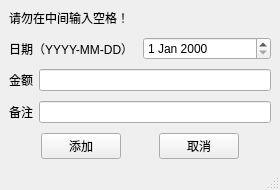
<?xml version="1.0" encoding="UTF-8"?>
<ui version="4.0">
 <class>f_add_record_Window</class>
 <widget class="QMainWindow" name="f_add_record_Window">
  <property name="geometry">
   <rect>
    <x>0</x>
    <y>0</y>
    <width>280</width>
    <height>190</height>
   </rect>
  </property>
  <property name="windowTitle">
   <string>f_add_record_Window</string>
  </property>
  <widget class="QWidget" name="centralwidget">
   <layout class="QVBoxLayout" name="verticalLayout_2">
    <item>
     <layout class="QVBoxLayout" name="verticalLayout">
      <item>
       <widget class="QLabel" name="label_4">
        <property name="text">
         <string>请勿在中间输入空格！</string>
        </property>
       </widget>
      </item>
      <item>
       <spacer name="verticalSpacer">
        <property name="orientation">
         <enum>Qt::Orientation::Vertical</enum>
        </property>
        <property name="sizeHint" stdset="0">
         <size>
          <width>20</width>
          <height>40</height>
         </size>
        </property>
       </spacer>
      </item>
      <item>
       <layout class="QHBoxLayout" name="horizontalLayout">
        <item>
         <widget class="QLabel" name="label">
          <property name="text">
           <string>日期（YYYY-MM-DD）</string>
          </property>
         </widget>
        </item>
        <item>
         <widget class="QDateEdit" name="dateEdit"/>
        </item>
       </layout>
      </item>
      <item>
       <spacer name="verticalSpacer_4">
        <property name="orientation">
         <enum>Qt::Orientation::Vertical</enum>
        </property>
        <property name="sizeHint" stdset="0">
         <size>
          <width>20</width>
          <height>40</height>
         </size>
        </property>
       </spacer>
      </item>
      <item>
       <layout class="QHBoxLayout" name="horizontalLayout_2">
        <item>
         <widget class="QLabel" name="label_2">
          <property name="text">
           <string>金额</string>
          </property>
         </widget>
        </item>
        <item>
         <widget class="QLineEdit" name="amount_lineEdit"/>
        </item>
       </layout>
      </item>
      <item>
       <spacer name="verticalSpacer_2">
        <property name="orientation">
         <enum>Qt::Orientation::Vertical</enum>
        </property>
        <property name="sizeHint" stdset="0">
         <size>
          <width>20</width>
          <height>40</height>
         </size>
        </property>
       </spacer>
      </item>
      <item>
       <layout class="QHBoxLayout" name="horizontalLayout_3">
        <item>
         <widget class="QLabel" name="label_3">
          <property name="text">
           <string>备注</string>
          </property>
         </widget>
        </item>
        <item>
         <widget class="QLineEdit" name="category_lineEdit"/>
        </item>
       </layout>
      </item>
      <item>
       <spacer name="verticalSpacer_3">
        <property name="orientation">
         <enum>Qt::Orientation::Vertical</enum>
        </property>
        <property name="sizeHint" stdset="0">
         <size>
          <width>20</width>
          <height>40</height>
         </size>
        </property>
       </spacer>
      </item>
      <item>
       <layout class="QHBoxLayout" name="horizontalLayout_4">
        <item>
         <spacer name="horizontalSpacer">
          <property name="orientation">
           <enum>Qt::Orientation::Horizontal</enum>
          </property>
          <property name="sizeHint" stdset="0">
           <size>
            <width>40</width>
            <height>20</height>
           </size>
          </property>
         </spacer>
        </item>
        <item>
         <widget class="QPushButton" name="add_Button">
          <property name="text">
           <string>添加</string>
          </property>
         </widget>
        </item>
        <item>
         <spacer name="horizontalSpacer_2">
          <property name="orientation">
           <enum>Qt::Orientation::Horizontal</enum>
          </property>
          <property name="sizeHint" stdset="0">
           <size>
            <width>40</width>
            <height>20</height>
           </size>
          </property>
         </spacer>
        </item>
        <item>
         <widget class="QPushButton" name="exit_Button">
          <property name="text">
           <string>取消</string>
          </property>
         </widget>
        </item>
        <item>
         <spacer name="horizontalSpacer_3">
          <property name="orientation">
           <enum>Qt::Orientation::Horizontal</enum>
          </property>
          <property name="sizeHint" stdset="0">
           <size>
            <width>40</width>
            <height>20</height>
           </size>
          </property>
         </spacer>
        </item>
       </layout>
      </item>
     </layout>
    </item>
   </layout>
  </widget>
  <widget class="QMenuBar" name="menubar">
   <property name="geometry">
    <rect>
     <x>0</x>
     <y>0</y>
     <width>280</width>
     <height>17</height>
    </rect>
   </property>
  </widget>
  <widget class="QStatusBar" name="statusbar"/>
 </widget>
 <resources/>
 <connections/>
</ui>
